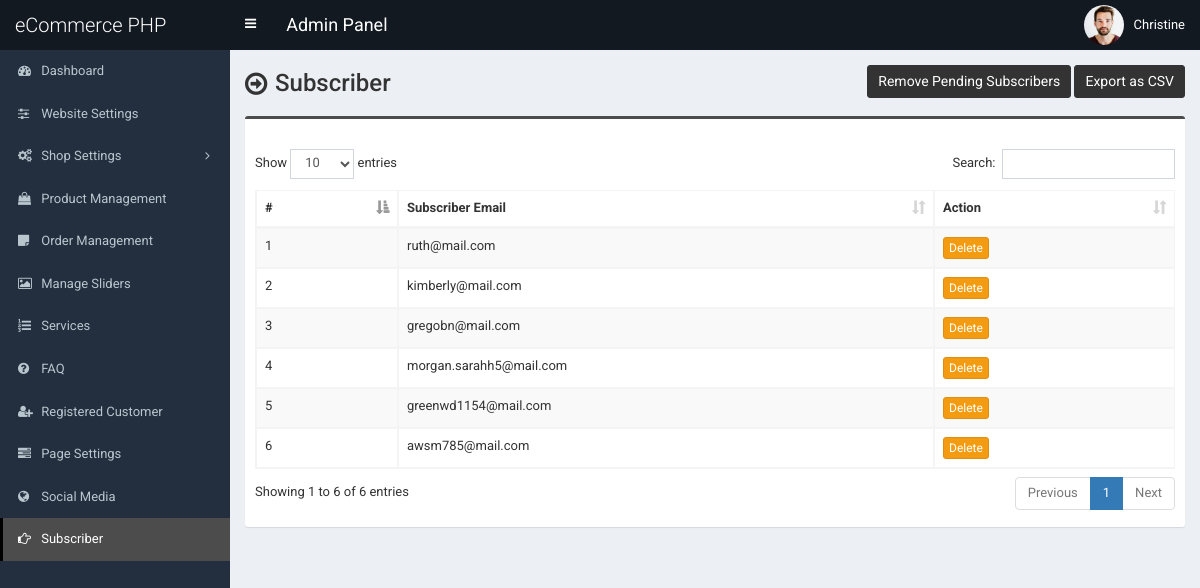
The app's page /admin/subscriber.php (signed in), older data.
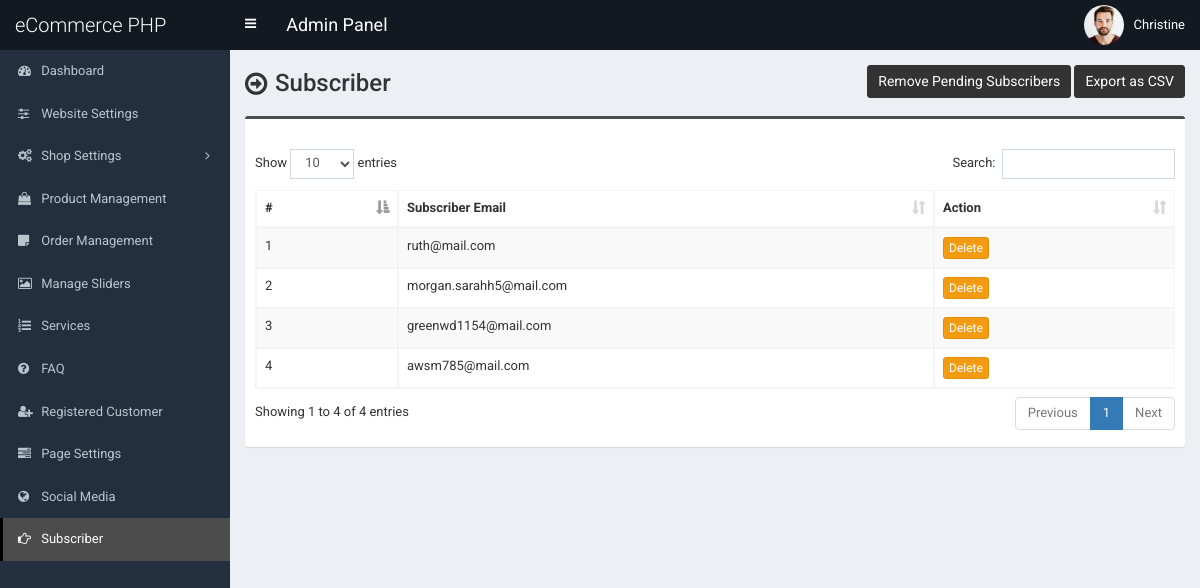
The same page, newer data.
### tables this page shows
CREATE TABLE `tbl_subscriber` (
  `subs_id` int(11) NOT NULL,
  `subs_email` varchar(255) NOT NULL,
  `subs_date` varchar(100) NOT NULL,
  `subs_date_time` varchar(100) NOT NULL,
  `subs_hash` varchar(255) NOT NULL,
  `subs_active` int(11) NOT NULL
);

### admin/subscriber.php (the view, shortened to what this page needs)
<?php require_once('header.php'); ?>
<section class="content-header">
	<div class="content-header-left">
		<h1>Subscriber</h1>
	</div>
	<div class="content-header-right">
		<a href="subscriber-remove.php" class="btn btn-primary btn-sm">Remove Pending Subscribers</a>
		<a href="subscriber-csv.php" class="btn btn-primary btn-sm">Export as CSV</a>
	</div>
</section>
<section class="content">
	<div class="row">
		<div class="col-md-12">
			<div class="box box-info">
				<div class="box-body table-responsive">
					<table id="example1" class="table table-bordered table-hover table-striped">
						<thead>
							<tr>
								<th>#</th>
								<th>Subscriber Email</th>
								<th>Action</th>
							</tr>
						</thead>
						<tbody>
							<?php
							$i = 0;
							$statement = $pdo->prepare("SELECT * FROM tbl_subscriber WHERE subs_active=1");
							$statement->execute();
							$result = $statement->fetchAll(PDO::FETCH_ASSOC);
							foreach ($result as $row) {
								$i++;
							?>
								<tr>
									<td><?php echo $i; ?></td>
									<td><?php echo $row['subs_email']; ?></td>
									<td><a href="#" class="btn btn-warning btn-xs" data-href="subscriber-delete.php?id=<?php echo $row['subs_id']; ?>" data-toggle="modal" data-target="#confirm-delete">Delete</a></td>
								</tr>
							<?php
							}
							?>
						</tbody>
					</table>
				</div>
			</div>
</section>
<?php require_once('footer.php'); ?>

Row changes from the older to the newer data that the page shows:
removed tbl_subscriber: subs_email "kimberly@mail.com"
removed tbl_subscriber: subs_email "gregobn@mail.com"
Text that changed along with them:
text written by a page script: "Show entries Search: Showing 1 to 6 of 6 entries Previous 1 Next" → "Show entries Search: Showing 1 to 4 of 4 entries Previous 1 Next"
